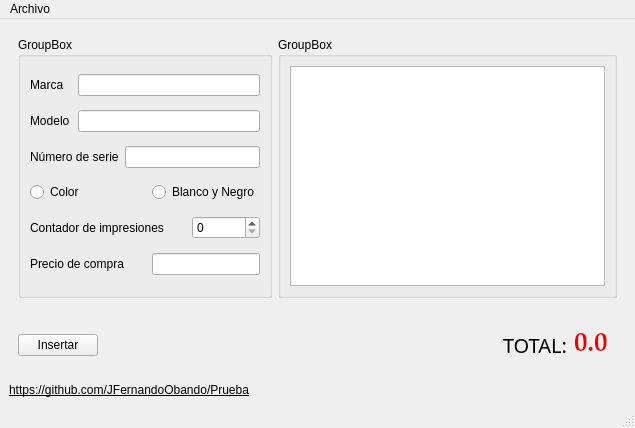
<?xml version="1.0" encoding="UTF-8"?>
<ui version="4.0">
 <class>Principal</class>
 <widget class="QMainWindow" name="Principal">
  <property name="geometry">
   <rect>
    <x>0</x>
    <y>0</y>
    <width>635</width>
    <height>428</height>
   </rect>
  </property>
  <property name="windowTitle">
   <string>Prueba Juan_Obando</string>
  </property>
  <property name="windowIcon">
   <iconset resource="Recursos.qrc">
    <normaloff>:/Recursos/iconfinder_calculator-math-tool-school_2824440.png</normaloff>:/Recursos/iconfinder_calculator-math-tool-school_2824440.png</iconset>
  </property>
  <widget class="QWidget" name="centralwidget">
   <layout class="QVBoxLayout" name="verticalLayout">
    <item>
     <widget class="QWidget" name="widget_2" native="true">
      <layout class="QHBoxLayout" name="horizontalLayout_3">
       <item>
        <widget class="QGroupBox" name="groupBox">
         <property name="title">
          <string>GroupBox</string>
         </property>
         <layout class="QGridLayout" name="gridLayout">
          <item row="1" column="0">
           <widget class="QLabel" name="label_2">
            <property name="text">
             <string>Modelo</string>
            </property>
           </widget>
          </item>
          <item row="3" column="3" colspan="3">
           <widget class="QRadioButton" name="inBlancoNegro">
            <property name="text">
             <string>Blanco y Negro</string>
            </property>
           </widget>
          </item>
          <item row="1" column="1" colspan="5">
           <widget class="QLineEdit" name="inModelo"/>
          </item>
          <item row="5" column="0" colspan="3">
           <widget class="QLabel" name="label_5">
            <property name="text">
             <string>Precio de compra</string>
            </property>
           </widget>
          </item>
          <item row="5" column="3" colspan="3">
           <widget class="QLineEdit" name="inPrecio"/>
          </item>
          <item row="0" column="0">
           <widget class="QLabel" name="label">
            <property name="text">
             <string>Marca</string>
            </property>
           </widget>
          </item>
          <item row="4" column="0" colspan="4">
           <widget class="QLabel" name="label_4">
            <property name="text">
             <string>Contador de impresiones</string>
            </property>
           </widget>
          </item>
          <item row="2" column="2" colspan="4">
           <widget class="QLineEdit" name="inNumSerie">
            <property name="maxLength">
             <number>7</number>
            </property>
           </widget>
          </item>
          <item row="4" column="4" colspan="2">
           <widget class="QSpinBox" name="inContador">
            <property name="maximum">
             <number>999999</number>
            </property>
            <property name="stepType">
             <enum>QAbstractSpinBox::AdaptiveDecimalStepType</enum>
            </property>
           </widget>
          </item>
          <item row="0" column="1" colspan="5">
           <widget class="QLineEdit" name="inMarca"/>
          </item>
          <item row="2" column="0" colspan="2">
           <widget class="QLabel" name="label_3">
            <property name="text">
             <string>Número de serie</string>
            </property>
           </widget>
          </item>
          <item row="3" column="0" colspan="2">
           <widget class="QRadioButton" name="inColor">
            <property name="text">
             <string>Color </string>
            </property>
           </widget>
          </item>
         </layout>
        </widget>
       </item>
       <item>
        <widget class="QGroupBox" name="groupBox_2">
         <property name="title">
          <string>GroupBox</string>
         </property>
         <layout class="QHBoxLayout" name="horizontalLayout_2">
          <item>
           <widget class="QTableWidget" name="outResumen"/>
          </item>
         </layout>
        </widget>
       </item>
      </layout>
     </widget>
    </item>
    <item>
     <widget class="QWidget" name="widget_3" native="true">
      <layout class="QHBoxLayout" name="horizontalLayout_4">
       <item>
        <widget class="QPushButton" name="OkpushButton">
         <property name="text">
          <string>Insertar</string>
         </property>
        </widget>
       </item>
       <item>
        <widget class="QWidget" name="widget" native="true">
         <layout class="QHBoxLayout" name="horizontalLayout">
          <item>
           <spacer name="horizontalSpacer">
            <property name="orientation">
             <enum>Qt::Horizontal</enum>
            </property>
            <property name="sizeHint" stdset="0">
             <size>
              <width>40</width>
              <height>20</height>
             </size>
            </property>
           </spacer>
          </item>
          <item>
           <widget class="QLabel" name="label_6">
            <property name="font">
             <font>
              <family>Showcard Gothic</family>
              <pointsize>15</pointsize>
             </font>
            </property>
            <property name="text">
             <string>TOTAL:</string>
            </property>
           </widget>
          </item>
          <item>
           <widget class="QLabel" name="outTotal">
            <property name="font">
             <font>
              <family>Palatino Linotype</family>
              <pointsize>20</pointsize>
              <weight>75</weight>
              <bold>true</bold>
             </font>
            </property>
            <property name="styleSheet">
             <string notr="true">color: rgb(236, 0, 0);
</string>
            </property>
            <property name="text">
             <string>0.0</string>
            </property>
           </widget>
          </item>
         </layout>
        </widget>
       </item>
      </layout>
     </widget>
    </item>
    <item>
     <widget class="QLabel" name="label_7">
      <property name="font">
       <font>
        <underline>true</underline>
       </font>
      </property>
      <property name="text">
       <string>https://github.com/JFernandoObando/Prueba</string>
      </property>
      <property name="openExternalLinks">
       <bool>true</bool>
      </property>
      <property name="buddy">
       <cstring>https://github.com/JFernandoObando/Prueba</cstring>
      </property>
     </widget>
    </item>
   </layout>
  </widget>
  <widget class="QMenuBar" name="menubar">
   <property name="geometry">
    <rect>
     <x>0</x>
     <y>0</y>
     <width>635</width>
     <height>25</height>
    </rect>
   </property>
   <widget class="QMenu" name="menuArchivo">
    <property name="title">
     <string>Archivo</string>
    </property>
    <addaction name="actionGuardar"/>
   </widget>
   <addaction name="menuArchivo"/>
  </widget>
  <widget class="QStatusBar" name="statusbar"/>
  <action name="actionGuardar">
   <property name="icon">
    <iconset resource="Recursos.qrc">
     <normaloff>:/Recursos/disco-flexible.png</normaloff>:/Recursos/disco-flexible.png</iconset>
   </property>
   <property name="text">
    <string>Guardar</string>
   </property>
  </action>
 </widget>
 <resources>
  <include location="Recursos.qrc"/>
 </resources>
 <connections/>
</ui>
